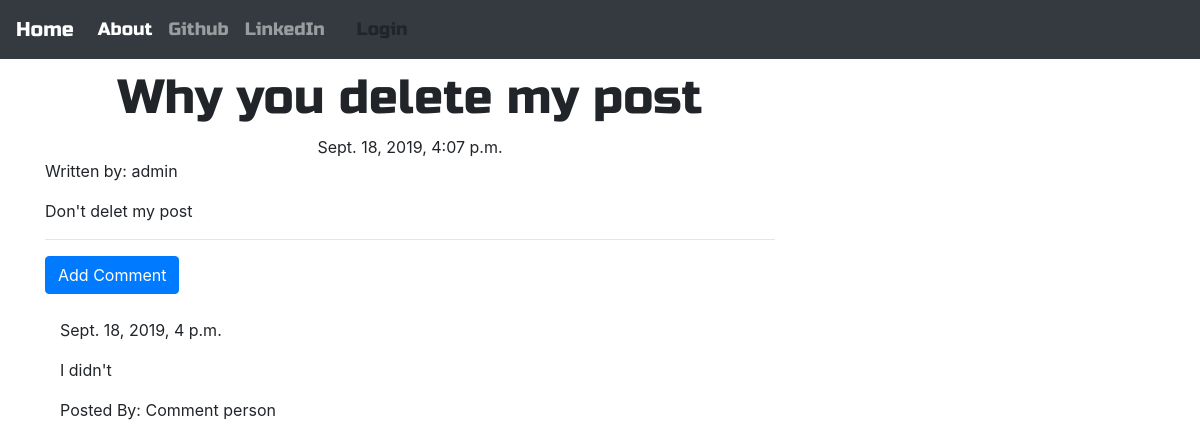
Screenshot of /post/3 with the database file from the repository.
### blog/models.py (models this page shows, shortened)
class Post(models.Model):
    author = models.ForeignKey('auth.User',on_delete=models.CASCADE)
    title = models.CharField(max_length=200)
    text = models.TextField()
    create_date = models.DateTimeField(default=timezone.now)
    published_date = models.DateTimeField(blank=True,null=True)

class Comment(models.Model):
    post = models.ForeignKey('blog.Post',related_name='comments',on_delete=models.CASCADE)
    author = models.CharField(max_length=200)
    text = models.TextField()
    create_date = models.DateTimeField(default=timezone.now)
    approved_comment = models.BooleanField(default=False)

### blog/views.py (the view)
# urls.py: url(r'^post/(?P<pk>\d+)$',views.PostDetailView.as_view(),name='post_detail'),
class PostDetailView(DetailView):
    model = Post

### blog/templates/blog/post_detail.html (shortened to what this page needs)
{% extends "blog/base.html" %}
{% load static %}
{% block content %}
<h1 class="posttitle loader">{{post.title}}</h1>
{% if post.published_date %}
	<div class="date postdate">
		{{ post.published_date }}
	</div>
	{% else %}
	<a class="btn btn-default" href="{% url 'post_publish' pk=post.pk %}">Publish</a>
	{% endif %}
	<div class="postauthor">
		<p>Written by: {{ post.author }}</p>
	</div>
<p class='postcontent'>{{ post.text|safe|linebreaksbr}}</p>
<hr>
<a class="btn btn-primary" href="{% url 'add_comment_to_post' pk=post.pk %}">Add Comment</a>
<div class="container">
	{% for comment in post.comments.all %}
		<br>
		{% if user.is_authenticated or comment.approved_comment %}
			{{comment.create_date}}
			<p>{{comment.text|safe|linebreaks}}</p>
			<p>Posted By: {{comment.author}}</p>
		{% endif %}
		{% empty %}
		<p>No Comments!</p>
	{% endfor %}
{% endblock %}

### blog/static/css/blog.css (style rules this page uses)
.postdate { text-align: center; }
.posttitle { font-family: 'Russo One', sans-serif; font-size: 3em; text-align: center; }
.postcontent { font-family: 'Montserrat'; font-size: 1.5em; }
.loader { filter:hue-rotate(0deg); color:linear-gradient(45deg,#0f8,#08f); animation:hue 10000ms infinite linear; }

### rows the page displays
Post: title "Why you delete my post", published_date "Sept. 18, 2019, 4:07 p.m.", author "admin", text "Don't delet my post"
Comment: create_date "Sept. 18, 2019, 4 p.m.", text "I didn't", author "Comment person"
